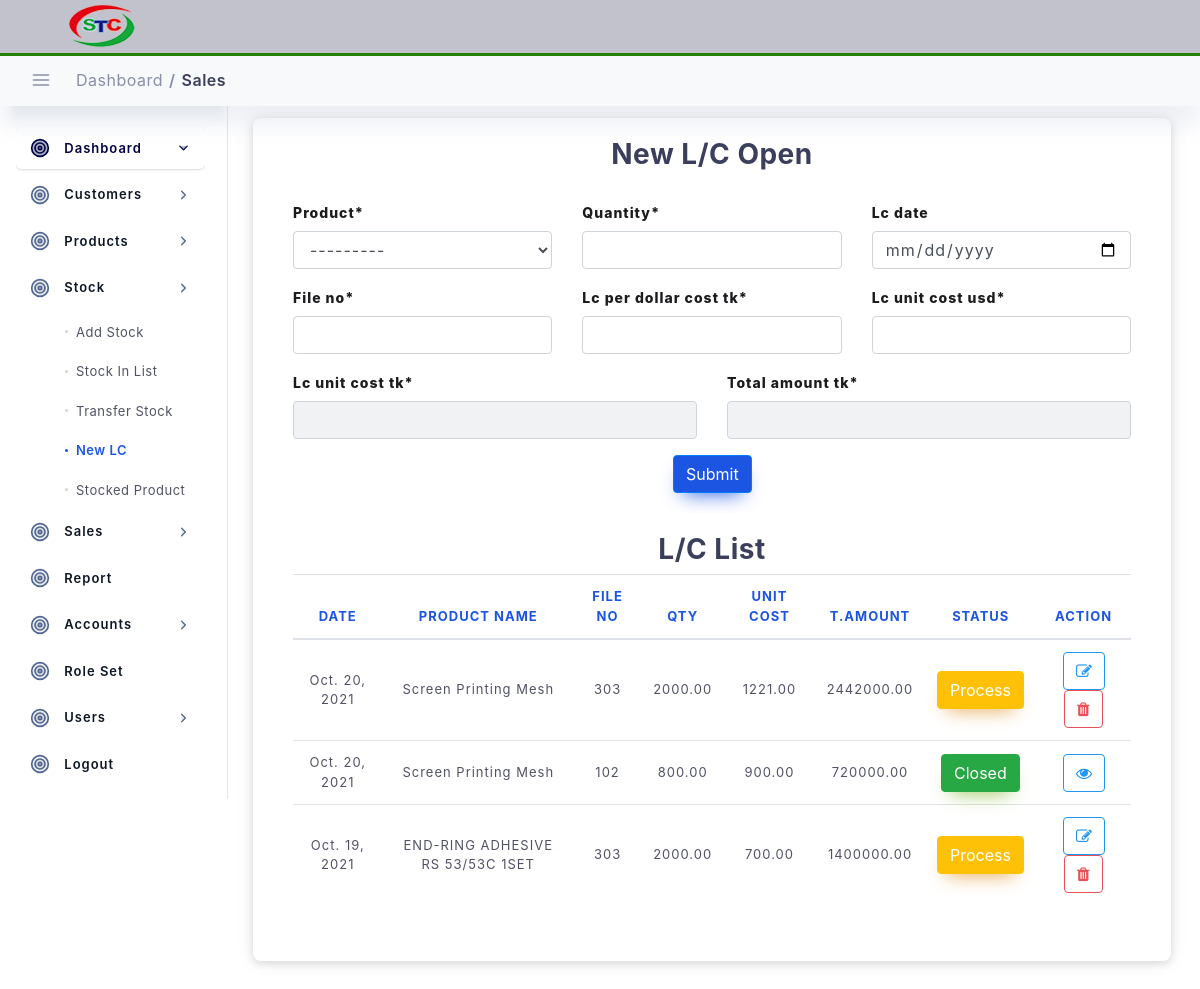
The page /stock/new-lc (signed in) on the database its author committed.
### stock/models.py (models this page shows, shortened)
class LC(models.Model):
    lc_transaction_no = models.CharField(max_length=100, primary_key=True, default=lc_transaction_no)
    created_at = models.DateTimeField(blank=True, null=True, auto_now_add=True)
    updated_at = models.DateTimeField(blank=True, null=True, auto_now=True)
    lc_date = models.DateField(blank=True, null=True)
    lc_process_date = models.DateField(blank=True, null=True)
    lc_close_date = models.DateField(blank=True, null=True)
    quantity = models.DecimalField(max_digits=20, decimal_places=2)
    product = models.ForeignKey(Products, on_delete=models.DO_NOTHING, )
    file_no = models.CharField(max_length=100)
    lc_per_dollar_cost_tk = models.DecimalField(max_digits=20, decimal_places=2)
    lc_unit_cost_usd = models.DecimalField(max_digits=20, decimal_places=2)
    lc_unit_cost_tk = models.DecimalField(max_digits=20, decimal_places=2)
    total_amount_tk = models.DecimalField(max_digits=20, decimal_places=2)
    status = models.CharField(max_length=20, default="Open")
    author = models.ForeignKey(User, on_delete=models.DO_NOTHING, )
    is_active = models.BooleanField(default=True)
    class Meta:
        unique_together = (('file_no', 'lc_date', 'product'),)

### setup_data/models.py (models this page shows)
class Products(models.Model):
    created_at = models.DateTimeField(blank=True, null=True, auto_now_add=True)
    updated_at = models.DateTimeField(blank=True, null=True, auto_now=True)
    product_name = models.CharField(max_length=100, )
    packing = models.CharField(max_length=20, blank=True, null=True)
    price = models.DecimalField(max_digits=20, decimal_places=2)
    author = models.ForeignKey(User, on_delete=models.DO_NOTHING, )
    category = models.ForeignKey(Category, on_delete=models.DO_NOTHING, )
    origin = models.ForeignKey(Origin, on_delete=models.DO_NOTHING, )
    is_active = models.BooleanField(default=True)
    def __str__(self):
        return self.product_name

### stock/views.py (the view, shortened to what this page needs)
# urls.py: path('new-lc', views.add_new_lc, name="new-lc"),
@login_required
def add_new_lc(request):
    template_name = 'stock/new_lc.html'
    lc_list = LC.objects.all().order_by('-lc_date', '-updated_at')
    if request.method == 'GET':
        lc_form = LcCreateForm(request.GET or None)
        warehouse_form = WarehouseFrom(request.GET or None)
    return render(request, template_name, {
        'lc_form': lc_form,
        'title': 'New LC',
        'nav_bar': 'new_lc',
        'lcs': lc_list,
        'warehouse_form': warehouse_form,
    })

### templates/stock/new_lc.html (shortened to what this page needs)
{% extends "main/base.html" %}
{% load static %}
{% load crispy_forms_tags %}
{% block content %}
<div class="col-lg-12 p-4">
    <div class="row">
        <div class="col-lg-12 col-12 layout-spacing">
            <div class="statbox widget box box-shadow">
                <div class="widget-header">
                    <div class="row">
                        <div class="col-xl-12 col-md-12 col-sm-12 col-12">
                            <center>
                                <h3><strong>New L/C Open</strong></h3>
                            </center>
                        </div>
                    </div>
                </div>
                <div class="widget-content widget-content-area">
                    <form method="post">
                        <div class="row">
                            <div class="col">
                                <div class="form-group">
                                    {{ lc_form.product|as_crispy_field }}
                                </div>
                            </div>
                            <div class="col">
                                <div class="form-group">
                                    {{ lc_form.quantity|as_crispy_field }}
                                </div>
                            </div>
                            <div class="col">
                                <div class="form-group">
                                    {{ lc_form.lc_date|as_crispy_field }}
                                </div>
                            </div>
                        </div>
                        <div class="row">
                            <div class="col">
                                <div class="form-group">
                                    {{ lc_form.file_no|as_crispy_field }}
                                </div>
                            </div>
                            <div class="col">
                                <div class="form-group">
                                    {{ lc_form.lc_per_dollar_cost_tk|as_crispy_field }}
                                </div>
                            </div>
                            <div class="col">
                                <div class="form-group">
                                    {{ lc_form.lc_unit_cost_usd|as_crispy_field }}
                                </div>
                            </div>
                        </div>
                        <div class="row">
                            <div class="col">
                                <div class="form-group">
                                    {{ lc_form.lc_unit_cost_tk|as_crispy_field }}
                                </div>
                            </div>
                            <div class="col">
                                <div class="form-group">
                                    {{ lc_form.total_amount_tk|as_crispy_field }}
                                </div>
                            </div>
                        </div>
                        <div class="col-12 text-center">
                            <button class="btn btn-primary" type="submit">Submit
                            </button>
                        </div>
                    </form>
                </div>
                <div class="widget-content widget-content-area">
                    <div class="widget-header">
                        <div class="row">
                            <div class="col-xl-12 col-md-12 col-sm-12 col-12">
                                <center>
                                    <h3><strong>L/C List</strong></h3>
                                </center>
                            </div>
                        </div>
                    </div>
                    <div class="scrollme">
                        <table id="dataTable" class="table table-hover">
                            <thead>
                            <tr>
                                <th style="text-align:center">Date</th>
                                <th style="text-align:center">Product Name</th>
                                <th style="text-align:center">File No</th>
                                <th style="text-align:center">Qty</th>
                                <th style="text-align:center">Unit cost</th>
                                <th style="text-align:center">T.Amount</th>
                                <th style="text-align:center">Status</th>
                                <th style="text-align:center">Action</th>
                            </tr>
                            </thead>
                            <tbody>
                            {% for item in lcs %}
                            <tr>
                                <td style="text-align:center">{{ item.lc_date }}</td>
                                <td style="text-align:center">{{item.product}}</td>
                                <td style="text-align:center">{{item.file_no}}</td>
                                <td style="text-align:center">{{item.quantity}}</td>
                                <td style="text-align:center">{{item.lc_unit_cost_tk}}</td>
                                <td style="text-align:center">{{item.total_amount_tk}}</td>
                                <td style="text-align:center">
                                    {% if item.status == "Open" %}
                                    <button type="button" class="btn btn-danger" data-toggle="modal"
                                            data-target="#processmodal{{item.lc_transaction_no}}">{{item.status}}
                                    </button>
                                    <div class="modal fade" id="processmodal{{item.lc_transaction_no}}" role="dialog">
                                        <div class="modal-dialog">
                                            <div class="modal-content">
                                                <div class="modal-header">
                                                    <h4 class="modal-title">Process LC</h4>
                                                    <button type="button" class="close" data-dismiss="modal">&times;
                                                    </button>
                                                </div>
                                                <div class="modal-body">
                                                    <h5 class="p-2">Fie No:{{item.file_no}}</h5>
                                                    <p>You are going to Process this LC.This process can not be
                                                        undone.</p>
                                                </div>
                                                <div class="modal-footer">
                                                    <button type="button" class="btn btn-danger" data-dismiss="modal">
                                                        Cancel
                                                    </button>
                                                    <a href="{% url 'new-lc-process' lc_transaction_no=item.lc_transaction_no %}"
                                                       class="btn btn-primary">Process LC</a>
                                                </div>
                                            </div>
                                        </div>
                                    </div>
                                    {% elif item.status == "Process" %}
                                    <a>
                                        <button class="btn btn-warning" data-toggle="modal"
                                                data-target="#closemodal{{item.lc_transaction_no}}">{{item.status}}
                                        </button>
                                    </a>
                                    {% else %}
                                    <a>
                                        <button class="btn btn-success">{{item.status}}</button>
                                    </a>
                                    {% endif %}
                                </td>
                                <td style="text-align:center">
                                    {% if item.status == "Closed" %}
                                    <button class="btn btn-outline-info"><i class="fa fa-eye"></i></button>
                                    {% else %}
                                    <a href="#">
                                        <button class="btn btn-outline-info"><i class="fa fa-edit"></i></button>
                                    </a>
                                    <button class="btn btn-outline-danger" data-toggle="modal"
                                            data-target="#postmodal{{item.lc_transaction_no}}">
                                        <i class="fa fa-trash"></i></button>
                                    {% endif %}
                                </td>
                            </tr>
                            {% endfor %}
                            </tbody>
                        </table>
                    </div>
                </div>
            </div>
        </div>
    </div>
</div>
{% endblock content %}

### rows shown on the page
LC: lc_date "Oct. 20, 2021", product "Screen Printing Mesh", file_no "303", quantity "2000.00", lc_unit_cost_tk "1221.00", total_amount_tk "2442000.00", status "Process"
LC: lc_date "Oct. 20, 2021", product "Screen Printing Mesh", file_no "102", quantity "800.00", lc_unit_cost_tk "900.00", total_amount_tk "720000.00", status "Closed"
LC: lc_date "Oct. 19, 2021", product "END-RING ADHESIVE RS 53/53C 1SET", file_no "303", quantity "2000.00", lc_unit_cost_tk "700.00", total_amount_tk "1400000.00", status "Process"
